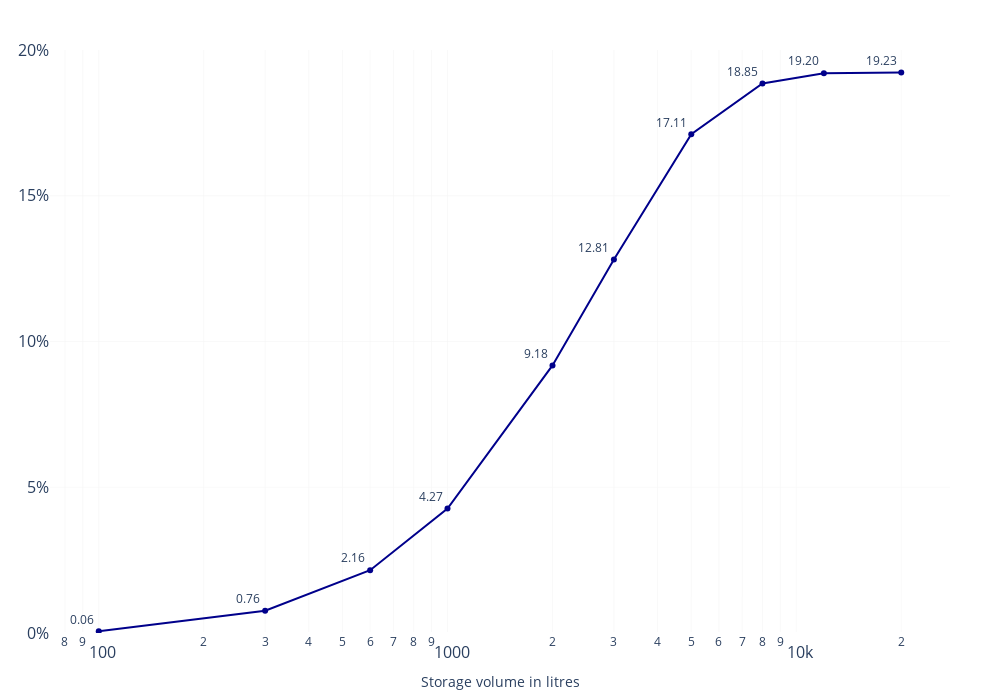

The cell this chart's notebook holds for it:
### Markdown cell above
# Savings for Oberstdorf

### Code cell
for loc in ['Oberstdorf']:
    print('location: ', loc)

    savings = pd.DataFrame(columns=['hp_power', '350', '200', '150'], dtype=object)
    savings.loc[0, 'hp_power'] = 10000
    print(savings.columns)
    for house in [(150, 40)]:
        #print('house: ', house)
        idx = 0

        for heat_pump_power in [10000]:
            #print('hp_power: ', heat_pump_power)

            savings_list = []
            for vol in storage_volumes:
                #print('vol', vol)
                if os.path.isdir(f"results/{loc}"):
                    if os.path.isdir(f"results/{loc}/vol_{int(vol[0])},pow_{int(heat_pump_power)},en_{int(house[0])}"):
                        #print('exists')
                        data = pd.read_csv(
                            f"results/{loc}/vol_{int(vol[0])},pow_{int(heat_pump_power)},en_{int(house[0])}/data_ad_{loc},vol_{int(vol[0])},pow_{int(heat_pump_power)},en_{int(house[0])}.csv",
                            sep=';')
                        save = (1 - data.P_e_opt.sum() / data.energy_needed_elec.sum()) * 100
                        savings_list.append(save)

            if savings_list:
                savings.at[idx, str(house[0])] = savings_list
            idx += 1

    #print(savings)

    savings.dropna(inplace=True, how='all',  axis=1)
    savings.dropna(inplace=True, how='any',  axis=0)
    savings.reset_index(inplace=True, drop=True)
    #fig = make_subplots(savings.shape[0], savings.shape[1] - 1, x_title='Storage volume in liters', subplot_titles=([f'House: {x} W' for x in savings.columns[1:]]), horizontal_spacing=0.05, vertical_spacing=0.05, shared_yaxes=True)

    fig = go.Figure()

    fig.update_layout(showlegend=False)
    fig.update_yaxes(range=[0, 20], showgrid=True, gridwidth=0.5, gridcolor='rgb(242,242,242)', tickfont=dict(size= 16))
    fig.update_xaxes(title= 'Storage volume in litres',type="log", showgrid=True, gridwidth=0.5, gridcolor='rgb(242,242,242)', tickfont=dict(size= 16))#range=[-300, 21000]
    fig.add_trace(go.Scatter(x=vols, y=savings.iloc[0, 1], marker=dict(color='darkblue'),text=["%.2f" % member for member in savings.iloc[0,1]],textposition = 'top left', mode='lines+markers+text'))

    #fig['layout']['yaxis']['title'] = f'Heat pump: {savings.hp_power[0]} W'
    fig['layout']['yaxis']['ticksuffix'] = '%'

    fig.update_layout(height=700 * savings.shape[0], width=1000 * (savings.shape[1] - 1),plot_bgcolor = "white", margin=dict(l=50, r=50, t=50, b=60), )  # showlegend = False )


    #fig.update_layout(
    #title=go.layout.Title(
    #    text=f"Saving potentials for {loc}, Germany <br><br><sup>Heat pump: {savings.hp_power[0]} W, House: {savings.columns[1]} W/K</sup>"))
    #fig.write_html(f'thesis_img/{loc}_single_log.html')
    fig.write_image(f'thesis_img/{loc}_single.png', scale=10)
    fig.show()

### Figure 1 — Plotly figure (JSON) as saved in the notebook; plotly's stock layout.template omitted (floating-point values rounded to 4 significant figures)
{"data": [{"marker": {"color": "darkblue"}, "mode": "lines+markers+text", "text": ["0.06", "0.76", "2.16", "4.27", "9.18", "12.81", "17.11", "18.85", "19.20", "19.23"], "textposition": "top left", "x": [100, 300, 600, 1000, 2000, 3000, 5000, 8000, 12000, 20000], "y": [0.05913, 0.7623, 2.156, 4.268, 9.179, 12.81, 17.11, 18.85, 19.2, 19.23], "type": "scatter"}], "layout": {"showlegend": false, "yaxis": {"tickfont": {"size": 16}, "range": [0, 20], "showgrid": true, "gridwidth": 0.5, "gridcolor": "rgb(242,242,242)", "ticksuffix": "%"}, "xaxis": {"tickfont": {"size": 16}, "title": {"text": "Storage volume in litres"}, "type": "log", "showgrid": true, "gridwidth": 0.5, "gridcolor": "rgb(242,242,242)"}, "margin": {"l": 50, "r": 50, "t": 50, "b": 60}, "height": 700, "width": 1000, "plot_bgcolor": "white"}}
